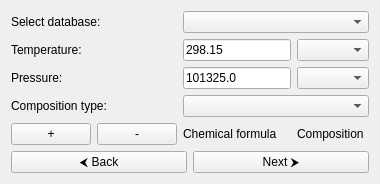
<?xml version="1.0" encoding="UTF-8"?>
<ui version="4.0">
    <class>EquilibriumInputPage</class>
        <widget class="QWidget" name="EquilibriumInputPage">
            <layout class="QGridLayout" name="gridLayout">
                <!-- Row 0 -->
                <item row="0" column="0">
                    <widget class="QLabel" name="databaseLabel">
                        <property name="text">
                            <string>Select database:</string>
                        </property>
                    </widget>
                </item>
                <item row="0" column="1" colspan="2">
                    <widget class="QComboBox" name="databaseComboBox"/>
                </item>

                <!-- Row 1 -->
                <item row="1" column="0">
                    <widget class="QLabel" name="temperatureLabel">
                        <property name="text">
                            <string>Temperature:</string>
                        </property>
                    </widget>
                </item>
                <item row="1" column="1">
                    <widget class="QLineEdit" name="temperatureEditLine">
                        <property name="text">
                            <string>298.15</string>
                        </property>
                    </widget>
                </item>
                <item row="1" column="2">
                    <widget class="QComboBox" name="temperatureComboBox">
                    </widget>
                </item>

                <!-- Row 2 -->
                <item row="2" column="0">
                    <widget class="QLabel" name="pressureLabel">
                        <property name="text">
                            <string>Pressure:</string>
                        </property>
                    </widget>
                </item>
                <item row="2" column="1">
                    <widget class="QLineEdit" name="pressureEditLine">
                        <property name="text">
                            <string>101325.0</string>
                        </property>
                    </widget>
                </item>
                <item row="2" column="2">
                    <widget class="QComboBox" name="pressureComboBox">
                    </widget>
                </item>


                <!-- Row 3 -->
                <item row="3" column="0">
                    <widget class="QLabel" name="compositionLabel">
                        <property name="text">
                            <string>Composition type:</string>
                        </property>
                    </widget>
                </item>
                <item row="3" column="1" colspan="2">
                     <widget class="QComboBox" name="compositionComboBox" />
                </item>

                <!-- Row 4 -->
                <item row="4" column="0">
                    <layout class="QHBoxLayout" name="horizontalSpecieLayout">
                        <item>
                            <widget class="QPushButton" name="addSpecieButton">
                                <property name="text">
                                    <string>&#x2B;</string>
                                </property>
                                <property name="toolTip">
                                    <string>Add specie for input</string>
                                </property>
                            </widget>
                        </item>
                        <item>
                            <widget class="QPushButton" name="removeSpecieButton">
                                <property name="text">
                                    <string>&#x2D;</string>
                                </property>
                                <property name="toolTip">
                                    <string>Remove specie for input</string>
                                </property>
                            </widget>
                        </item>
                    </layout>
                </item>
                <item row="4" column="1">
                    <widget class="QLabel" name="formulaLabel">
                        <property name="text">
                            <string>Chemical formula</string>
                        </property>
                    </widget>
                </item>
                <item row="4" column="2">
                    <widget class="QLabel" name="compositionLabel">
                        <property name="text">
                            <string>Composition</string>
                        </property>
                    </widget>
                </item>

                <item row="5" column="0" colspan="3">
                    <layout class="QGridLayout" name="speciesLayout" />
                </item>

                <!-- Row 6 -->
                <item row="6" column="0" colspan="3">
                    <layout class="QHBoxLayout" name="buttonLayout">   
                        <item>
                            <widget class="QPushButton" name="backButton">
                                <property name="text">
                                    <string>&#x2B9C; Back</string>
                                </property>
                                <property name="toolTip">
                                    <string>Go to back to the main page</string>
                                </property>
                            </widget>
                        </item>
                        <item>
                            <widget class="QPushButton" name="nextButton">
                                <property name="text">
                                    <string>Next &#x2b9e;</string>
                                </property>
                                <property name="toolTip">
                                    <string>Go to results page</string>
                                </property>
                            </widget>
                        </item>
                    </layout>
                </item>
            </layout>
        </widget>
</ui>
